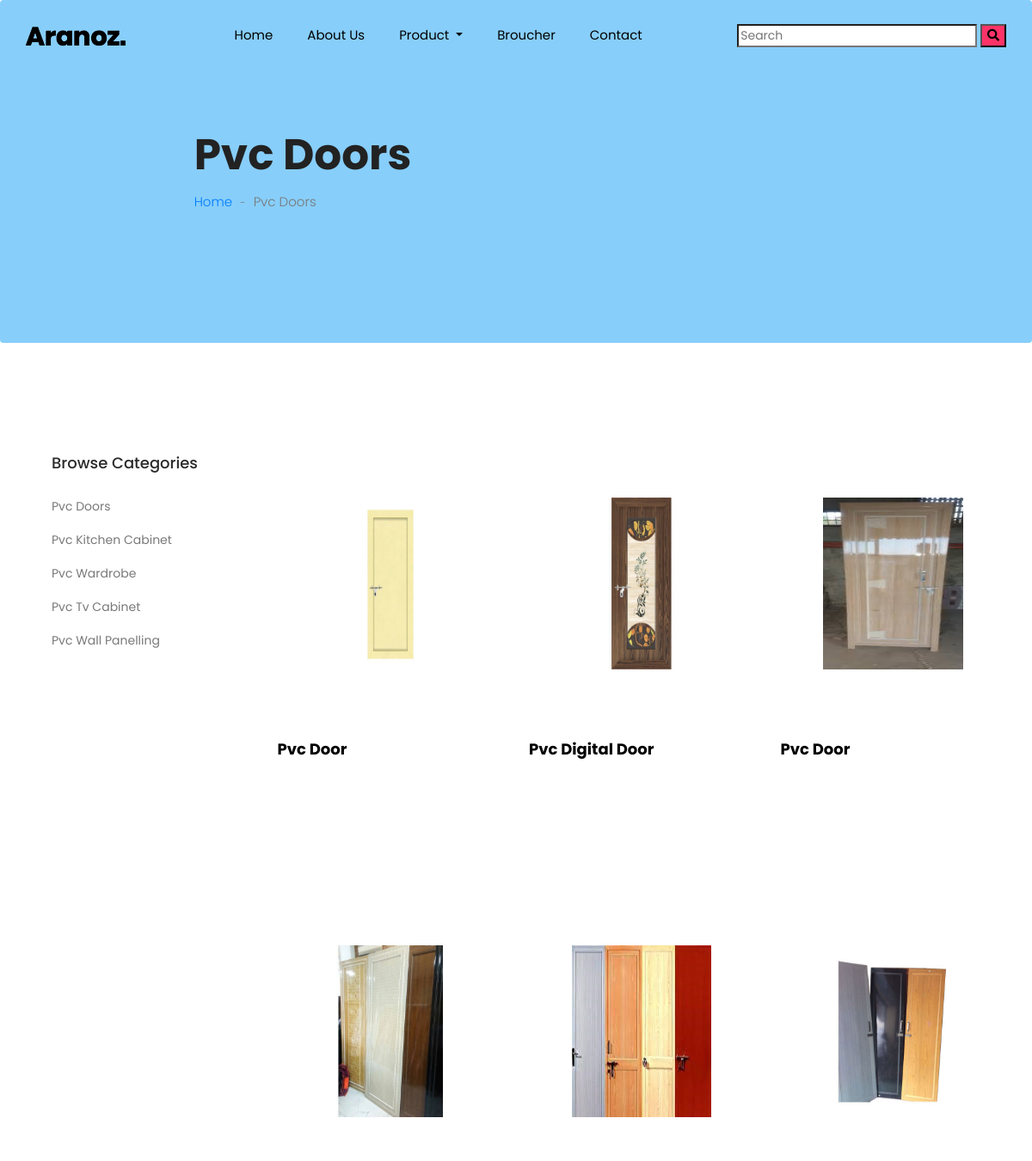
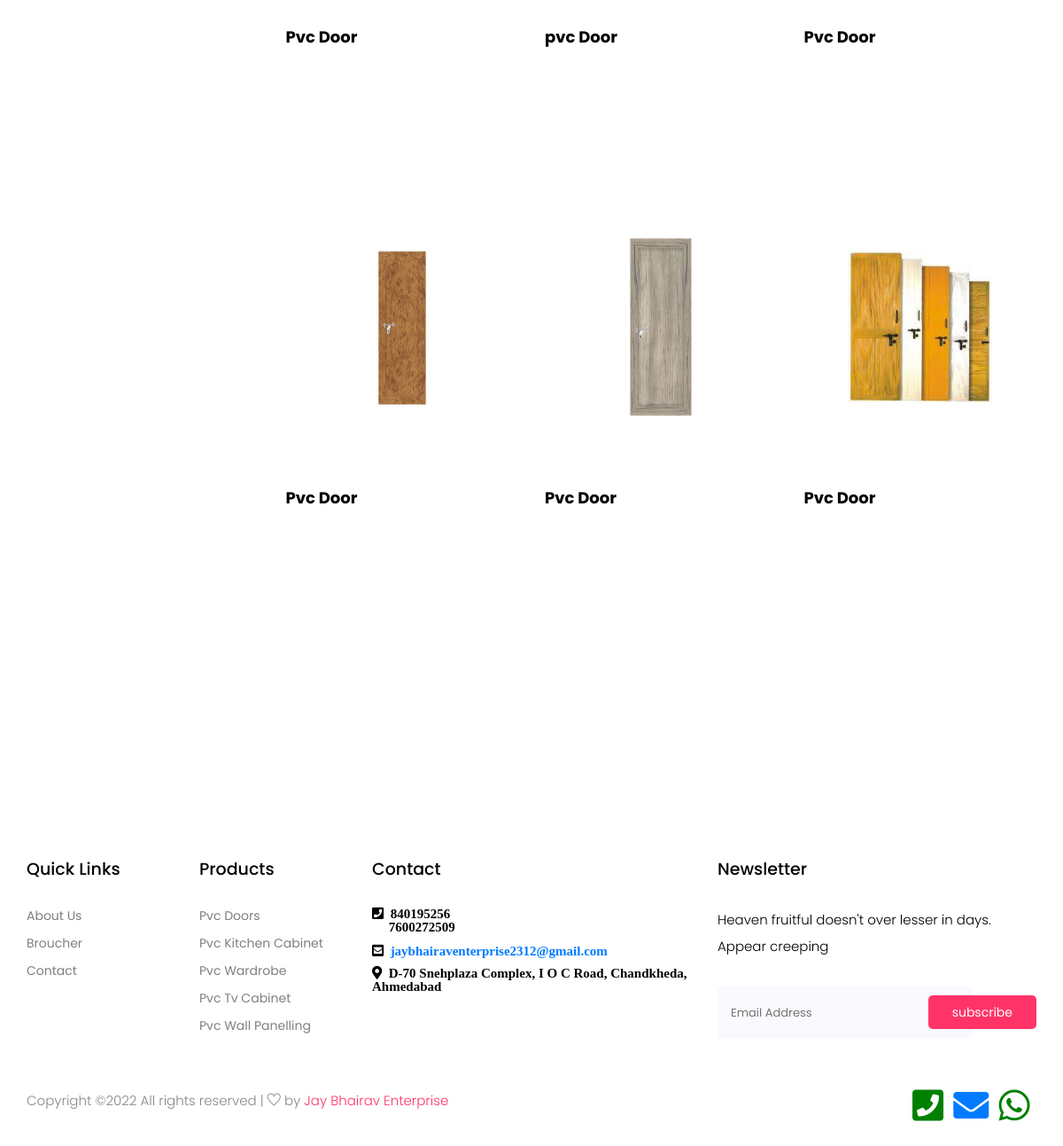
The app's page /category1/1/ with its own data (2 pictures, top to bottom).
### jay_bhairav_enterprice_app/models.py (models this page shows)
class Category(models.Model):
    Category_Name = models.CharField(max_length=100)
    Title = models.CharField(max_length=100,default="",null=True)
    Img = models.ImageField(upload_to='Images/',default="",null=True)
    def __str__(self):
        return self.Category_Name

class Product_Details(models.Model):
    Name = models.ForeignKey(Category,on_delete=models.CASCADE)
    Title = models.CharField(max_length=100,default="",null=True)
    img1 = models.ImageField(upload_to='Images/',default="",null=True)
    def __str__(self):
        return self.Title + " " + self.Name.Category_Name

### jay_bhairav_enterprice_app/views.py (the view)
# urls.py: path('category1/<int:pk>/',views.category1,name="category1"),
def category1(request,pk):
    category = Category.objects.get(pk=pk)
    cat1 = category
    print(cat1)
    prod = Product_Details.objects.filter(Name=cat1)
    print(prod)
    data['prod'] = prod
    data['category'] = category
    return render(request,"category.html",data)

### jay_bhairav_enterprice_app/templates/category.html (shortened to what this page needs)
{% extends 'header.html' %}
{% load static %}
{% block content %}
<head>
</head>
    <section class="breadcrumb breadcrumb_bg">
        <div class="container">
            <div class="row justify-content-center">
                <div class="col-lg-8">
                    <div class="breadcrumb_iner">
                        <div class="breadcrumb_iner_item">
                            <h2>{{category.Category_Name}}</h2>
                            <p><a href="{% url 'index' %}">Home </a><span>-</span> {{category.Category_Name}}</p>
                        </div>
                    </div>
                </div>
            </div>
        </div>
    </section>
    <section class="cat_product_area section_padding">
        <div class="container">
            <div class="row">
                <div class="col-lg-3">
                    <div class="left_sidebar_area">
                        <aside class="left_widgets p_filter_widgets">
                            <div class="l_w_title">
                                <h3>Browse Categories</h3>
                            </div>
                            <div class="widgets_inner">
                                <ul class="list">
                                    {% for i in cat %}
                                    <li>
                                        <a href="{% url 'category1' pk=i.pk %}">{{i.Category_Name}}</a>
                                    </li>
                                    {% endfor %}
                                </ul>
                            </div>
                        </aside>
                    </div>
                </div>
                <div class="col-lg-9">
                    {% if prod %}
                    <div class="row align-items-center latest_product_inner">
                        {% for i in prod %}
                        <div class="col-lg-4 col-sm-6">
                            <div class="single_product_item">
                                <img class="zoom" src="{{i.img1.url}}" alt="" style="height: 300px; width:300px;">
                                <div class="single_product_text">
                                    <h4>{{i.Title}}</h4>
                                </div>
                            </div>
                        </div>
                        {% endfor %}
                    </div>
                    {% else %}
                        <p style="color: red; text-align: center; font-size: 50px;">Oops,</p>
                        <p style="color: red; text-align: center; font-size: 30px;"> There is no data available in this category</p>
                    {% endif %}
                </div>
            </div>
        </div>
    </section>
{% endblock %}

### jay_bhairav_enterprice_app/templates/header.html (shortened to what this page needs)
{% load static %}
<!doctype html>
<html lang="zxx">
<head>
    <link rel="stylesheet" href="{% static 'css/bootstrap.min.css' %}">
    <link rel="stylesheet" href="{% static 'css/animate.css' %}">
    <link rel="stylesheet" href="{% static 'css/owl.carousel.min.css' %}">
    <link rel="stylesheet" href="{% static 'css/all.css' %}">
    <link rel="stylesheet" href="{% static 'css/flaticon.css' %}">
    <link rel="stylesheet" href="{% static 'css/themify-icons.css' %}">
    <link rel="stylesheet" href="{% static 'css/magnific-popup.css' %}">
    <link rel="stylesheet" href="{% static 'css/slick.css' %}">
    <link rel="stylesheet" href="{% static 'css/style.css' %}">
</head>
<body>
    <header class="main_menu home_menu">
        <div class="container">
            <div class="row align-items-center">
                <div class="col-lg-12">
                    <nav class="navbar navbar-expand-lg navbar-light">
                        <a class="navbar-brand" href="{% url 'index' %}"> <img src="{% static 'img/logo.png' %}" alt="logo"> </a>
                        <div class="collapse navbar-collapse main-menu-item" id="navbarSupportedContent">
                            <ul class="navbar-nav">
                                <li class="nav-item">
                                    <a class="nav-link" href="{% url 'index' %}">Home</a>
                                </li>
                                <li class="nav-item">
                                    <a class="nav-link" href="{% url 'about' %}">About Us</a>
                                </li>
                                <li class="nav-item dropdown">
                                    <a class="nav-link dropdown-toggle" href="blog.html" id="navbarDropdown_1"
                                        role="button" data-toggle="dropdown" aria-haspopup="true" aria-expanded="false">
                                        Product
                                    </a>
                                </li>
                                <li class="nav-item">
                                    <a class="nav-link" href="{% url 'catlog' %}">Broucher</a>
                                </li>
                                <li class="nav-item">
                                    <a class="nav-link" href="{% url 'contact' %}">Contact</a>
                                </li>
                            </ul>
                        </div>
                        <div class="hearer_icon d-flex">
                            <form action="{% url 'search' %}" method="POST">
                                <input type="text" style="background-color: white; color: black;" name="fsearch" id="tags" placeholder="Search  ">
                                <button type="submit" style="background-color: #ff3368;"><i class="fa fa-search"></i></button>
                              </form>
                        </div>
                    </nav>
                </div>
            </div>
        </div>
    </header>
    {% block content %}
    {% endblock %}
   <footer class="footer_part">
    <div class="container">
        <div class="row justify-content-around">
            <div class="col-sm-6 col-lg-2">
                <div class="single_footer_part">
                    <h4>Quick Links</h4>
                    <ul class="list-unstyled">
                        <li><a href="{% url 'about' %}">About Us</a></li>
                        <li><a href="{% url 'catlog' %}">Broucher</a></li>
                        <li><a href="{% url 'contact' %}">Contact</a></li>
                    </ul>
                </div>
            </div>
            <div class="col-sm-6 col-lg-2">
                <div class="single_footer_part">
                    <h4>Products</h4>
                    <ul class="list-unstyled">
                        {% for i in cat %}
                        <li><a href="{% url 'category1' pk=i.pk %}">{{i.Category_Name}}</a></li>
                        {% endfor %}
                    </ul>
                </div>
            </div>
            <div class="col-sm-6 col-lg-4">
                <div class="single_footer_part">
                    <h4>Contact</h4>
                    <p class="fa fa-phone-square">&nbsp;&nbsp;840195256<br>
                        &nbsp;&nbsp;&nbsp;&nbsp;&nbsp;7600272509</p><br>
                    <p class="fa fa-envelope-square">&nbsp;&nbsp;<a href = "mailto: jaybhairaventerprise2312@gmail.com">jaybhairaventerprise2312@gmail.com</a></p>
                    <P class="fa fa-map-marker-alt" >&nbsp;&nbsp;D-70 Snehplaza Complex, I O C Road, Chandkheda, Ahmedabad</P>
                </div>
            </div>
            <div class="col-sm-6 col-lg-4">
                <div class="single_footer_part">
                    <h4>Newsletter</h4>
                    <p>Heaven fruitful doesn't over lesser in days. Appear creeping
                    </p>
                    <div id="">
                        <form class="subscribe_form relative mail_part" action="{% url 'Newsletter' %}" method="post">
                            <input type="email" name="femail" id="newsletter-form-email" placeholder="Email Address"
                                class="placeholder hide-on-focus" onfocus="this.placeholder = ''"
                                onblur="this.placeholder = ' Email Address '">
                            <button type="submit" name="submit" id="newsletter-submit"
                                class="email_icon newsletter-submit button-contactForm">subscribe</button>
                        </form>
                    </div>
                </div>
            </div>
        </div>
    </div>
    <div class="copyright_part">
        <div class="container">
            <div class="row">
                <div class="col-lg-8">
                    <div class="copyright_text">
                        <P>
Copyright &copy;<script>document.write(new Date().getFullYear());</script> All rights reserved | <i class="ti-heart" aria-hidden="true"></i> by <a href = "mailto: jaybhairaventerprise2312@gmail.com" target="_blank">Jay Bhairav Enterprise</a>
</P>
                    </div>
                </div>
                <div class="col-lg-4">
                    <div class="footer_icon social_icon">
                        <ul class="list-unstyled">
                            <a href="tel:8401952564"><i class="fas fa-phone-square" id="call"></i></a>&nbsp;&nbsp;
                            <a href="{% url 'contact' %}" class="add_cart"><i class="fa fa-envelope" id="message"></i></a>&nbsp;&nbsp;
                            <a href="https://wa.me/8401952564" target="_blank"><i class="fab fa-whatsapp" id="Whatsapp"></i></a>&nbsp;&nbsp;
                        </ul>
                    </div>
                </div>
            </div>
        </div>
    </div>
</footer>
</body>
</html>

### jay_bhairav_enterprice_app/static/css/all.css (style rules this page uses)
.fa, .fas, .far, .fal, .fab { -moz-osx-font-smoothing: grayscale; -webkit-font-smoothing: antialiased; display: inline-block; font-style: normal; font-variant: normal; text-rendering: auto; line-height: 1; }
.fa-envelope:before { content: "\f0e0"; }
.fa-envelope-square:before { content: "\f199"; }
.fa-map-marker-alt:before { content: "\f3c5"; }
.fa-phone-square:before { content: "\f098"; }
.fa-search:before { content: "\f002"; }
.fa-whatsapp:before { content: "\f232"; }
.fab { font-family: 'Font Awesome 5 Brands'; }
.fa, .fas { font-family: 'Font Awesome 5 Free'; font-weight: 900; }

### jay_bhairav_enterprice_app/templates/header.html (style rules this page uses)
#Whatsapp { font-size: 40px; color: green; }
#call { font-size: 40px; color: green; }
#message { font-size: 40px; }

### jay_bhairav_enterprice_app/templates/category.html (style rules this page uses)
* { box-sizing: border-box; }
.zoom { padding: 50px; transition: transform .2s; width: 500px; height: 500px; margin: 0 auto; }

### records on screen
Category: Category_Name "Pvc Doors"
Category: Category_Name "Pvc Kitchen Cabinet"
Category: Category_Name "Pvc Wardrobe"
Category: Category_Name "Pvc Tv Cabinet"
Category: Category_Name "Pvc Wall Panelling"
Product_Details: img1 (picture), Title "Pvc Door"
Product_Details: img1 (picture), Title "Pvc Digital Door"
Product_Details: img1 (picture), Title "Pvc Door"
Product_Details: img1 (picture), Title "Pvc Door"
Product_Details: img1 (picture), Title "pvc Door"
Product_Details: img1 (picture), Title "Pvc Door"
Product_Details: img1 (picture), Title "Pvc Door"
Product_Details: img1 (picture), Title "Pvc Door"
Product_Details: img1 (picture), Title "Pvc Door"
